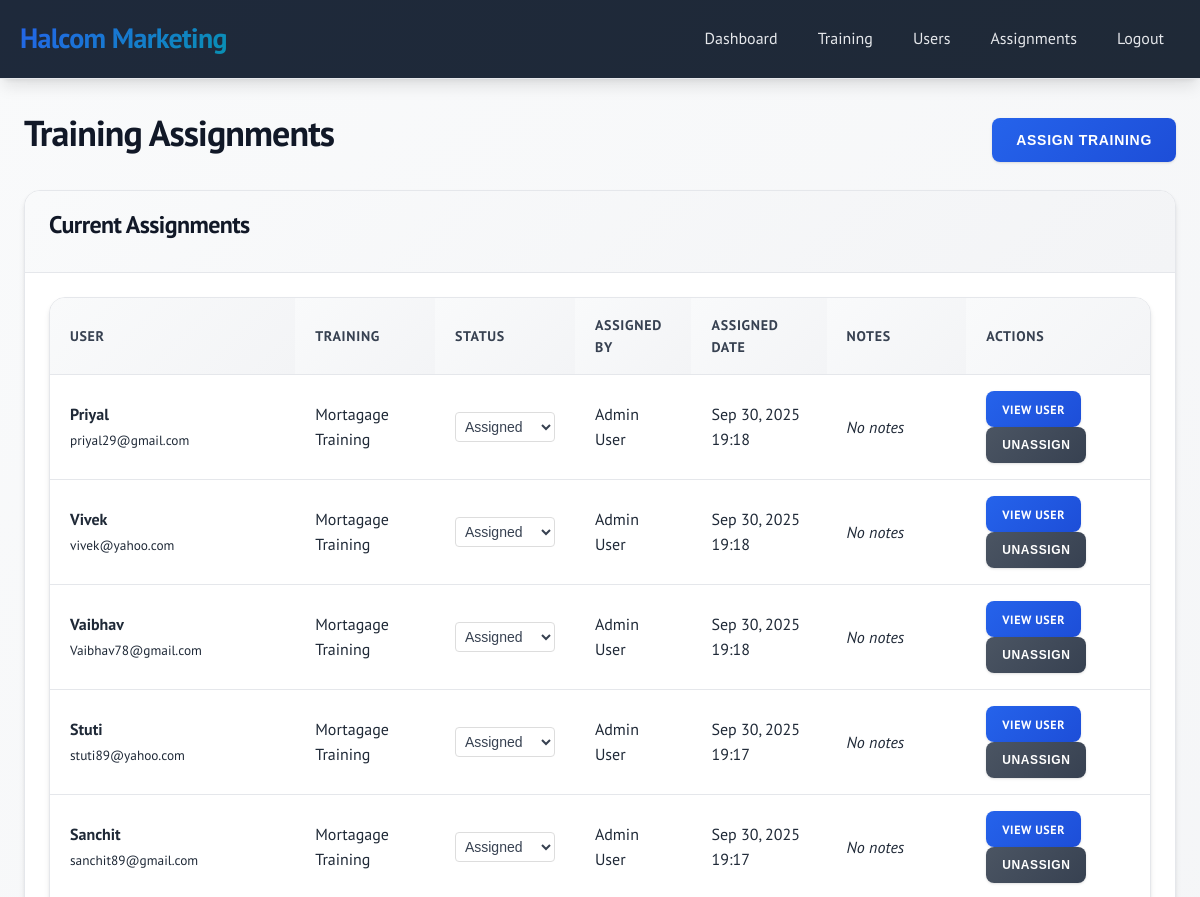
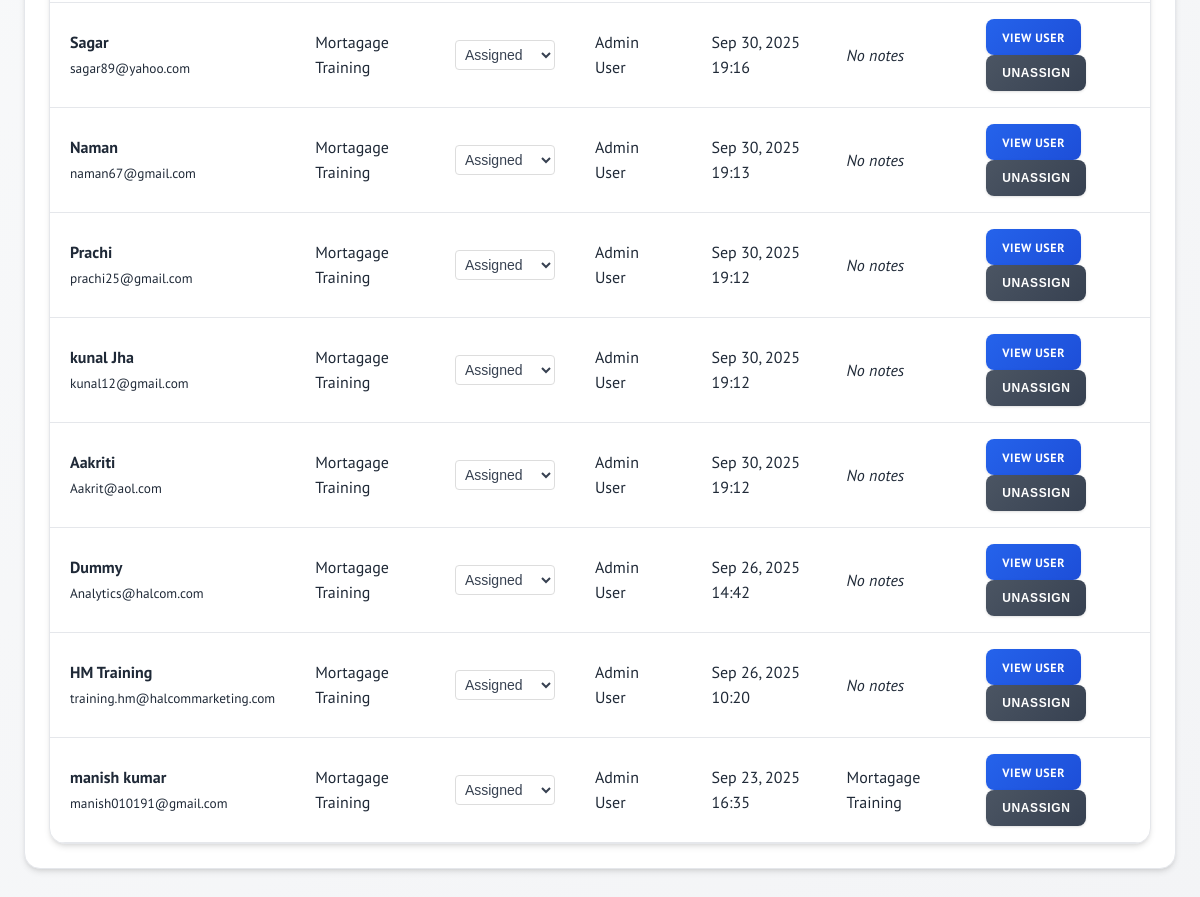
Page /admin/training_assignments.php (signed in) on the committed database (2 pictures, top to bottom).
### tables this page shows
CREATE TABLE `training_assignments` (
  `id` int(11) NOT NULL AUTO_INCREMENT,
  `user_id` int(11) NOT NULL,
  `course_id` int(11) NOT NULL,
  `assigned_by` int(11) NOT NULL,
  `assigned_at` timestamp NOT NULL DEFAULT current_timestamp(),
  `status` enum('assigned','started','completed') DEFAULT 'assigned',
  `notes` text DEFAULT NULL,
  PRIMARY KEY (`id`),
  UNIQUE KEY `unique_user_course_assignment` (`user_id`,`course_id`),
  KEY `course_id` (`course_id`),
  KEY `assigned_by` (`assigned_by`),
  CONSTRAINT `training_assignments_ibfk_1` FOREIGN KEY (`user_id`) REFERENCES `users` (`id`) ON DELETE CASCADE,
  CONSTRAINT `training_assignments_ibfk_2` FOREIGN KEY (`course_id`) REFERENCES `courses` (`id`) ON DELETE CASCADE,
  CONSTRAINT `training_assignments_ibfk_3` FOREIGN KEY (`assigned_by`) REFERENCES `users` (`id`) ON DELETE CASCADE
);

CREATE TABLE `users` (
  `id` int(11) NOT NULL AUTO_INCREMENT,
  `name` varchar(100) NOT NULL,
  `email` varchar(100) NOT NULL,
  `password` varchar(255) NOT NULL,
  `role` enum('admin','learner') NOT NULL DEFAULT 'learner',
  `created_at` timestamp NOT NULL DEFAULT current_timestamp(),
  `last_login` timestamp NULL DEFAULT NULL,
  `total_portal_time` int(11) DEFAULT 0,
  PRIMARY KEY (`id`),
  UNIQUE KEY `email` (`email`)
);

CREATE TABLE `courses` (
  `id` int(11) NOT NULL AUTO_INCREMENT,
  `title` varchar(200) NOT NULL,
  `description` text DEFAULT NULL,
  `created_by` int(11) NOT NULL,
  `created_at` timestamp NOT NULL DEFAULT current_timestamp(),
  PRIMARY KEY (`id`),
  KEY `created_by` (`created_by`),
  CONSTRAINT `courses_ibfk_1` FOREIGN KEY (`created_by`) REFERENCES `users` (`id`) ON DELETE CASCADE
);

### includes/functions.php (called while the page is built, shortened)
<?php
function formatDateTime($date) {
    return date('M d, Y H:i', strtotime($date));
}
?>

### admin/training_assignments.php (the view, shortened to what this page needs)
<?php
require_once '../includes/functions.php';
$pdo = getDBConnection();
$stmt = $pdo->prepare("
    SELECT ta.*, u.name as user_name, u.email as user_email,
           c.title as course_title, admin.name as assigned_by_name
    FROM training_assignments ta
    JOIN users u ON ta.user_id = u.id
    JOIN courses c ON ta.course_id = c.id
    JOIN users admin ON ta.assigned_by = admin.id
    ORDER BY ta.assigned_at DESC
");
$stmt->execute();
$assignments = $stmt->fetchAll();
?>
<!DOCTYPE html>
<html lang="en">
<head>
    <link rel="stylesheet" href="../assets/css/style.css">
</head>
<body>
    <div class="header">
        <div class="header-content">
            <div class="logo">Halcom Marketing</div>
            <div class="nav">
                <a href="dashboard.php">Dashboard</a>
                <a href="trainings.php">Training</a>
                <a href="users.php">Users</a>
                <a href="training_assignments.php" class="active">Assignments</a>
                <a href="../auth/logout.php">Logout</a>
            </div>
        </div>
    </div>
    <div class="container">
        <div class="d-flex justify-between align-center mb-20">
            <h1>Training Assignments</h1>
            <button onclick="document.getElementById('assignForm').style.display='block'" class="btn btn-primary">
                Assign Training
            </button>
        </div>
        <div class="card">
            <div class="card-header">
                <h3>Current Assignments</h3>
            </div>
            <div class="card-body">
                <?php if (empty($assignments)): ?>
                    <p>No training assignments found.</p>
                <?php else: ?>
                    <div class="table-container">
                        <table>
                            <thead>
                                <tr>
                                    <th>User</th>
                                    <th>Training</th>
                                    <th>Status</th>
                                    <th>Assigned By</th>
                                    <th>Assigned Date</th>
                                    <th>Notes</th>
                                    <th>Actions</th>
                                </tr>
                            </thead>
                            <tbody>
                                <?php foreach ($assignments as $assignment): ?>
                                    <tr>
                                        <td>
                                            <strong><?php echo htmlspecialchars($assignment['user_name']); ?></strong><br>
                                            <small><?php echo htmlspecialchars($assignment['user_email']); ?></small>
                                        </td>
                                        <td><?php echo htmlspecialchars($assignment['course_title']); ?></td>
                                        <td>
                                            <form method="POST" style="display: inline;">
                                                <select name="status" onchange="this.form.submit()" class="status-select">
                                                    <option value="assigned" <?php echo $assignment['status'] == 'assigned' ? 'selected' : ''; ?>>Assigned</option>
                                                </select>
                                            </form>
                                        </td>
                                        <td><?php echo htmlspecialchars($assignment['assigned_by_name']); ?></td>
                                        <td><?php echo formatDateTime($assignment['assigned_at']); ?></td>
                                        <td>
                                            <?php if ($assignment['notes']): ?>
                                                <span title="<?php echo htmlspecialchars($assignment['notes']); ?>">
                                                    <?php echo htmlspecialchars(substr($assignment['notes'], 0, 30)) . (strlen($assignment['notes']) > 30 ? '...' : ''); ?>
                                                </span>
                                            <?php else: ?>
                                                <em>No notes</em>
                                            <?php endif; ?>
                                        </td>
                                        <td>
                                            <a href="user_details.php?id=<?php echo $assignment['user_id']; ?>" class="btn btn-sm btn-primary">View User</a>
                                            <form method="POST" style="display: inline;" onsubmit="return confirm('Unassign this training from the learner?');">
                                                <button type="submit" class="btn btn-sm btn-secondary">Unassign</button>
                                            </form>
                                        </td>
                                    </tr>
                                <?php endforeach; ?>
                            </tbody>
                        </table>
                    </div>
                <?php endif; ?>
            </div>
        </div>
    </div>
</body>
</html>

### admin/training_assignments.php (style rules this page uses)
.status-select { padding: 5px; border: 1px solid #ddd; border-radius: 4px; background: white; }
.status-select option[value="assigned"] { background-color: #fff3cd; }

### rows in the picture
training_assignments: user.name "Priyal", user.email "priyal29@gmail.com", course.title "Mortagage Training", status "Assigned", assigned_by.name "Admin User", assigned_at "Sep 30, 2025 19:18", notes "No notes"
training_assignments: user.name "Vivek", user.email "vivek@yahoo.com", course.title "Mortagage Training", status "Assigned", assigned_by.name "Admin User", assigned_at "Sep 30, 2025 19:18", notes "No notes"
training_assignments: user.name "Vaibhav", user.email "Vaibhav78@gmail.com", course.title "Mortagage Training", status "Assigned", assigned_by.name "Admin User", assigned_at "Sep 30, 2025 19:18", notes "No notes"
training_assignments: user.name "Stuti", user.email "stuti89@yahoo.com", course.title "Mortagage Training", status "Assigned", assigned_by.name "Admin User", assigned_at "Sep 30, 2025 19:17", notes "No notes"
training_assignments: user.name "Sanchit", user.email "sanchit89@gmail.com", course.title "Mortagage Training", status "Assigned", assigned_by.name "Admin User", assigned_at "Sep 30, 2025 19:17", notes "No notes"
training_assignments: user.name "Sagar", user.email "sagar89@yahoo.com", course.title "Mortagage Training", status "Assigned", assigned_by.name "Admin User", assigned_at "Sep 30, 2025 19:16", notes "No notes"
training_assignments: user.name "Naman", user.email "naman67@gmail.com", course.title "Mortagage Training", status "Assigned", assigned_by.name "Admin User", assigned_at "Sep 30, 2025 19:13", notes "No notes"
training_assignments: user.name "Prachi", user.email "prachi25@gmail.com", course.title "Mortagage Training", status "Assigned", assigned_by.name "Admin User", assigned_at "Sep 30, 2025 19:12", notes "No notes"
training_assignments: user.name "kunal Jha", user.email "kunal12@gmail.com", course.title "Mortagage Training", status "Assigned", assigned_by.name "Admin User", assigned_at "Sep 30, 2025 19:12", notes "No notes"
training_assignments: user.name "Aakriti", user.email "Aakrit@aol.com", course.title "Mortagage Training", status "Assigned", assigned_by.name "Admin User", assigned_at "Sep 30, 2025 19:12", notes "No notes"
training_assignments: user.name "Dummy", user.email "Analytics@halcom.com", course.title "Mortagage Training", status "Assigned", assigned_by.name "Admin User", assigned_at "Sep 26, 2025 14:42", notes "No notes"
training_assignments: user.name "HM Training", user.email "training.hm@halcommarketing.com", course.title "Mortagage Training", status "Assigned", assigned_by.name "Admin User", assigned_at "Sep 26, 2025 10:20", notes "No notes"
training_assignments: user.name "manish kumar", user.email "manish010191@gmail.com", course.title "Mortagage Training", status "Assigned", assigned_by.name "Admin User", assigned_at "Sep 23, 2025 16:35", notes "Mortagage Training"
